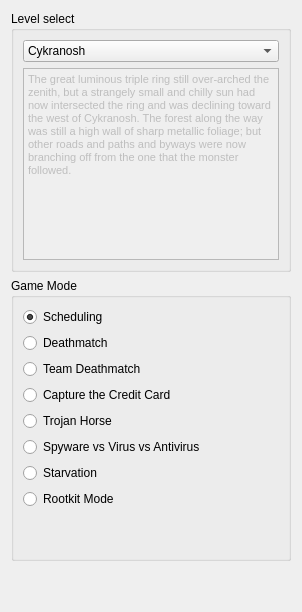
          <widget class="QWidget" name="Level">
           <attribute name="title">
            <string>Level</string>
           </attribute>
           <layout class="QVBoxLayout" name="verticalLayout_20">
            <item>
             <widget class="QGroupBox" name="groupBox_6">
              <property name="title">
               <string>Level select</string>
              </property>
              <layout class="QVBoxLayout" name="verticalLayout_19">
               <item>
                <widget class="QComboBox" name="comboBox_5">
                 <item>
                  <property name="text">
                   <string>Cykranosh</string>
                  </property>
                 </item>
                 <item>
                  <property name="text">
                   <string>Remilliod</string>
                  </property>
                 </item>
                 <item>
                  <property name="text">
                   <string>Wintermute</string>
                  </property>
                 </item>
                 <item>
                  <property name="text">
                   <string>Plateau of Leng</string>
                  </property>
                 </item>
                 <item>
                  <property name="text">
                   <string>Unkown Kadath</string>
                  </property>
                 </item>
                 <item>
                  <property name="text">
                   <string>Arinurian</string>
                  </property>
                 </item>
                 <item>
                  <property name="text">
                   <string>Celephais</string>
                  </property>
                 </item>
                 <item>
                  <property name="text">
                   <string>Garden of Yin</string>
                  </property>
                 </item>
                 <item>
                  <property name="text">
                   <string>Hyperboria</string>
                  </property>
                 </item>
                </widget>
               </item>
               <item>
                <widget class="QTextBrowser" name="textBrowser">
                 <property name="enabled">
                  <bool>false</bool>
                 </property>
                 <property name="html">
                  <string>&lt;!DOCTYPE HTML PUBLIC &quot;-//W3C//DTD HTML 4.0//EN&quot; &quot;http://www.w3.org/TR/REC-html40/strict.dtd&quot;&gt;
&lt;html&gt;&lt;head&gt;&lt;meta name=&quot;qrichtext&quot; content=&quot;1&quot; /&gt;&lt;style type=&quot;text/css&quot;&gt;
p, li { white-space: pre-wrap; }
&lt;/style&gt;&lt;/head&gt;&lt;body style=&quot; font-family:'MS Shell Dlg 2'; font-size:8.25pt; font-weight:400; font-style:normal;&quot;&gt;
&lt;p style=&quot; margin-top:0px; margin-bottom:0px; margin-left:0px; margin-right:0px; -qt-block-indent:0; text-indent:0px;&quot;&gt;&lt;span style=&quot; font-size:8pt;&quot;&gt;The great luminous triple ring still over-arched the zenith, but a strangely small and chilly sun had now intersected the ring and was declining toward the west of Cykranosh. The forest along the way was still a high wall of sharp metallic foliage; but other roads and paths and byways were now branching off from the one that the monster followed.&lt;/span&gt;&lt;/p&gt;&lt;/body&gt;&lt;/html&gt;</string>
                 </property>
                </widget>
               </item>
              </layout>
             </widget>
            </item>
            <item>
             <widget class="QGroupBox" name="groupBox_19">
              <property name="title">
               <string>Game Mode</string>
              </property>
              <layout class="QVBoxLayout" name="verticalLayout_30">
               <item>
                <widget class="QRadioButton" name="radioButton_6">
                 <property name="text">
                  <string>Scheduling</string>
                 </property>
                 <property name="checked">
                  <bool>true</bool>
                 </property>
                </widget>
               </item>
               <item>
                <widget class="QRadioButton" name="radioButton_7">
                 <property name="text">
                  <string>Deathmatch</string>
                 </property>
                </widget>
               </item>
               <item>
                <widget class="QRadioButton" name="radioButton_59">
                 <property name="text">
                  <string>Team Deathmatch</string>
                 </property>
                </widget>
               </item>
               <item>
                <widget class="QRadioButton" name="radioButton_8">
                 <property name="text">
                  <string>Capture the Credit Card</string>
                 </property>
                </widget>
               </item>
               <item>
                <widget class="QRadioButton" name="radioButton_11">
                 <property name="text">
                  <string>Trojan Horse</string>
                 </property>
                </widget>
               </item>
               <item>
                <widget class="QRadioButton" name="radioButton_10">
                 <property name="text">
                  <string>Spyware vs Virus vs Antivirus</string>
                 </property>
                </widget>
               </item>
               <item>
                <widget class="QRadioButton" name="radioButton_12">
                 <property name="text">
                  <string>Starvation</string>
                 </property>
                </widget>
               </item>
               <item>
                <widget class="QRadioButton" name="radioButton_9">
                 <property name="text">
                  <string>Rootkit Mode</string>
                 </property>
                </widget>
               </item>
               <item>
                <spacer name="verticalSpacer_14">
                 <property name="orientation">
                  <enum>Qt::Vertical</enum>
                 </property>
                 <property name="sizeHint" stdset="0">
                  <size>
                   <width>20</width>
                   <height>40</height>
                  </size>
                 </property>
                </spacer>
               </item>
              </layout>
             </widget>
            </item>
            <item>
             <spacer name="verticalSpacer_5">
              <property name="orientation">
               <enum>Qt::Vertical</enum>
              </property>
              <property name="sizeHint" stdset="0">
               <size>
                <width>20</width>
                <height>40</height>
               </size>
              </property>
             </spacer>
            </item>
           </layout>
          </widget>
